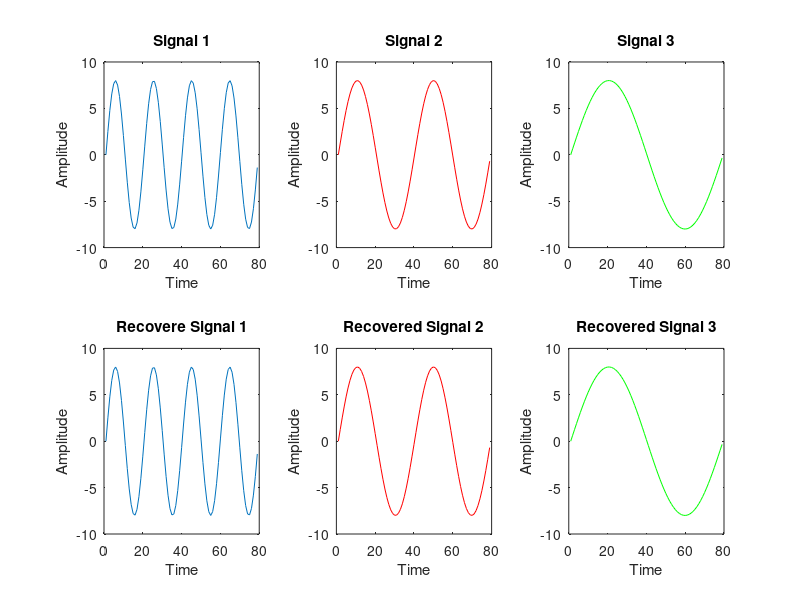
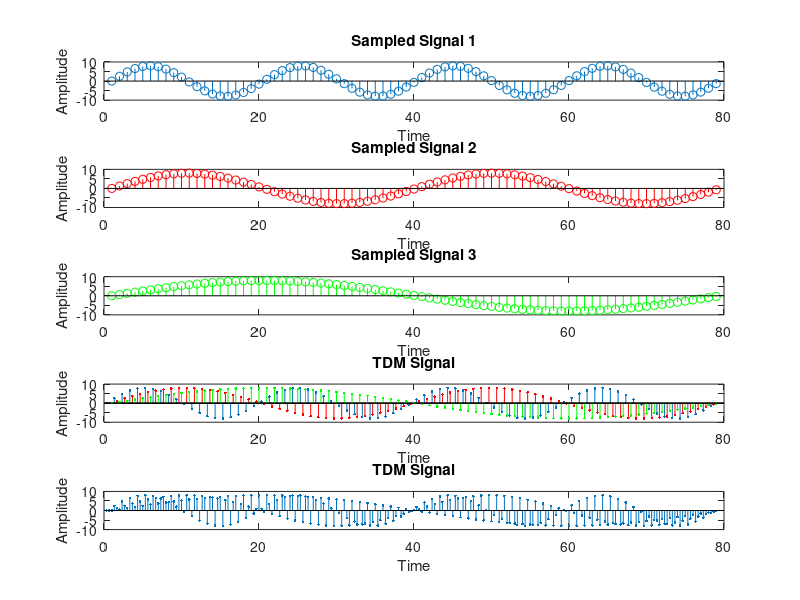

Write the MATLAB code that produced these figures, in order.
%%%%%%%%%%%%%%%%%%%%%%%%%%%%%%%%%%%%%%%%%%%%%%%%%%%%%%%%%%%%%%%%
%    Time Division Multiplexing (TDM) of Sinusoidal Signals    %
%                                                              %
%        Book : Analog & Digital Communication Systems         %
%                   By: Dr.Farnaz Ghassemi                     %
%                 Chapter 8 - Section                          %
%                                                              %
%                                                              %
%   Version.1:             03/03/30                            %
%   The first version Contributed voluntarily by               %
%   Anahita Narimani and Faezeh Ghanbari.                      %
%%%%%%%%%%%%%%%%%%%%%%%%%%%%%%%%%%%%%%%%%%%%%%%%%%%%%%%%%%%%%%%%
%%------------------------- Discription ------------------------
%%  This code simulates the process of Time Division Multiplexing (TDM) for
%    three sinusoidal signals. The code generates three different sinusoidal 
%    signals with varying frequencies, samples them, multiplexes them into 
%    a single TDM signal, and then demultiplexes the TDM signal back into 
%    the original signals. The process is visualized using several plots.
%
%   Input:
%       Signal 1: 8*sin(2*x)
%       Signal 2: 8*sin(x)
%       Signal 3: 8*sin(0.5*x)
%   Output:
%       First figure: Three sinusoidal signals 
%        (Signal 1, Signal 2, Signal 3) are plotted in separate subplots.
%       Second figure: The sampled versions of these signals 
%        (Signal 1, Signal 2, Signal 3) are plotted using the stem function. 
%        The TDM signal is created by combining all three signals and 
%        visualized in the same plot.
%       Third figure: The TDM signal is demultiplexed, and the original 
%        three signals are recovered and plotted again.
%%---------------------------------------------------------------
%%

clc;
close all;
clear all;
x=0:.16:4*pi;                             
sig1=8*sin(2*x);                           
sig2=8*sin(x);
sig3=8*sin(0.5*x);

figure (1);
subplot(2,3,1);                          
plot(sig1);
title('Signal 1');
ylabel('Amplitude');
xlabel('Time');
subplot(2,3,2);
plot(sig2,'r');
title( 'Signal 2');
ylabel('Amplitude');
xlabel('Time');
subplot(2,3,3);
plot(sig3,'g');
title( 'Signal 3');
ylabel('Amplitude');
xlabel('Time');

figure(2)
subplot(5,1,1);
stem(sig1);
title('Sampled Signal 1');
ylabel('Amplitude');
xlabel('Time');
subplot(5,1,2);
stem(sig2,'r');
title('Sampled Signal 2');
ylabel('Amplitude');
xlabel('Time');
subplot(5,1,3);
stem(sig3,'g');
title('Sampled Signal 3');
ylabel('Amplitude');
xlabel('Time');
l1=length(sig1);

subplot(5,1,4);
t=1/3:1:l1;
stem(t,sig1,'.');hold on;
t2=2/3:1:l1;
stem(t2,sig2,'r.');hold on;
t3=1:1:l1;
stem(t3,sig3,'g.');
title('TDM Signal');
ylabel('Amplitude');
xlabel('Time');

 for i=1:l1
  sig(1,i)=sig1(i);                        
  sig(2,i)=sig2(i);
  sig(3,i)=sig3(i);
 end  
 
tdmsig=reshape(sig,1,[]); 
t=1/3:1/3:l1;
subplot(5,1,5);
stem(t,tdmsig,'.');
title('TDM Signal');
ylabel('Amplitude');
xlabel('Time');
demux=reshape(tdmsig,3,[]);
 for i=1:l1
  sig4(i)=demux(1,i);                
  sig5(i)=demux(2,i);
  sig6(i)=demux(3,i);
 end  
 
 figure(1)
 subplot(2,3,4)
 plot(sig4);
 title('Recovere Signal 1');
 ylabel('Amplitude');
 xlabel('Time');
 subplot(2,3,5)
 plot(sig5,'r');
 title('Recovered Signal 2');
 ylabel('Amplitude');
 xlabel('Time');
 subplot(2,3,6)
 plot(sig6,'g');
 title('Recovered Signal 3');
 ylabel('Amplitude');
 xlabel('Time');
